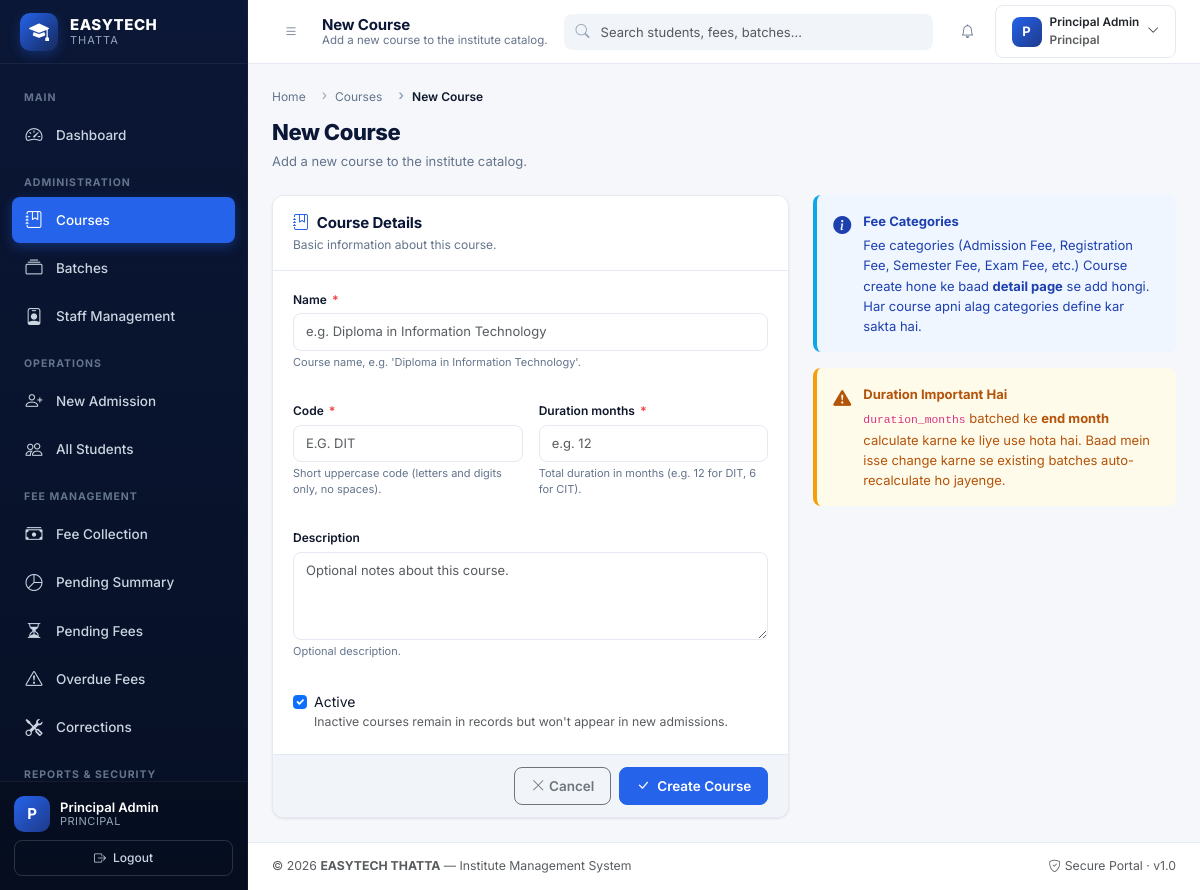
The app's page /courses/new/ (signed in) with its own data.
### accounts/models.py (models this page shows, shortened)
class CustomUser(AbstractBaseUser, PermissionsMixin):
    ROLE_STAFF = 'staff'
    ROLE_PRINCIPAL = 'principal'
    ROLE_STUDENT = 'student'
    ROLE_CHOICES = (
        ('staff', 'Staff'),
        ('principal', 'Principal'),
        ('student', 'Student'),  # <--- YEH NAYA ROLE HAI
    )
    linked_student = models.OneToOneField(
        'students.Student',
        on_delete=models.CASCADE,
        null=True,
        blank=True,
        related_name='user_account',
        help_text="Link to the student profile if this is a student account."
    )
    username = models.CharField(
        max_length=50,
        unique=True,
        db_index=True,
        help_text="Login username (e.g., staff01, principal01).",
    )
    full_name = models.CharField(
        max_length=150,
        blank=True,
        help_text="Display name shown across the dashboard.",
    )
    phone = models.CharField(
        max_length=20,
        blank=True,
        help_text="Contact number (optional).",
    )
    role = models.CharField(
        max_length=20,
        choices=ROLE_CHOICES,
        default=ROLE_STAFF,
        db_index=True,
        help_text="Determines portal access: Staff or Principal.",
    )
    is_staff = models.BooleanField(
        default=False,
        help_text="Grants access to Django admin site.",
    )
    is_active = models.BooleanField(
        default=True,
        help_text="Inactive users cannot log in.",
    )
    date_joined = models.DateTimeField(default=timezone.now, editable=False)
    last_login = models.DateTimeField(blank=True, null=True, editable=False)
    objects = CustomUserManager()
    USERNAME_FIELD = 'username'
    REQUIRED_FIELDS = []  # createsuperuser will only prompt for username + password
    class Meta:
        ordering = ['-date_joined']
        verbose_name = 'User'
        verbose_name_plural = 'Users'
        indexes = [
            models.Index(fields=['role', 'is_active']),
        ]
    @property
    def is_principal(self) -> bool:
        return self.role == self.ROLE_PRINCIPAL
    def get_short_name(self) -> str:
        return self.full_name.split(' ')[0] if self.full_name else self.username
    def get_full_name(self) -> str:
        return self.full_name.strip() or self.username

### courses/views.py (the view)
# urls.py: path('new/', views.course_create, name='create'),
@principal_required
@require_http_methods(["GET", "POST"])
def course_create(request):
    form = CourseForm(request.POST or None)
    if request.method == 'POST' and form.is_valid():
        course = form.save()
        messages.success(request, f"Course '{course.name}' successfully created.")
        return redirect('courses:detail', pk=course.pk)
    context = {
        'page_title': 'New Course',
        'page_subtitle': 'Add a new course to the institute catalog.',
        'active_menu': 'courses',
        'form': form,
        'form_action': reverse('courses:create'),
        'cancel_url': reverse('courses:list'),
        'crumbs': [
            {'label': 'Home', 'url': reverse('accounts:redirect_after_login')},
            {'label': 'Courses', 'url': reverse('courses:list')},
            {'label': 'New Course'},
        ],
    }
    return render(request, 'courses/form.html', context)

### templates/courses/form.html (shortened to what this page needs)
{% extends 'base/base.html' %}
{% block content %}
{% include 'base/partials/page-header.html' with title=page_title description=page_subtitle %}
<div class="row">
    <div class="col-lg-8 col-xl-7">
        <form method="post" action="{{ form_action }}" novalidate autocomplete="off">
            <div class="app-card">
                <div class="app-card-header">
                    <div class="app-card-header-left">
                        <h3 class="app-card-title">
                            <i class="bi bi-journal-bookmark"></i>
                            <span>Course Details</span>
                        </h3>
                        <p class="app-card-subtitle">
                            Basic information about this course.
                        </p>
                    </div>
                </div>
                <div class="app-card-body">
                    <div class="row g-3">
                        <div class="col-12">
                            {% include 'components/_form_field.html' with field=form.name only %}
                        </div>
                        <div class="col-md-6">
                            {% include 'components/_form_field.html' with field=form.code only %}
                        </div>
                        <div class="col-md-6">
                            {% include 'components/_form_field.html' with field=form.duration_months only %}
                        </div>
                        <div class="col-12">
                            {% include 'components/_form_field.html' with field=form.description only %}
                        </div>
                        <div class="col-12">
                            <div class="form-check">
                                {{ form.is_active }}
                                <label class="form-check-label" for="{{ form.is_active.id_for_label }}">
                                    Active
                                    <small class="text-muted d-block">
                                        Inactive courses remain in records but won't appear in new admissions.
                                    </small>
                                </label>
                            </div>
                        </div>
                    </div>
                </div>
                <div class="app-card-footer d-flex justify-content-end gap-2">
                    <a href="{{ cancel_url }}" class="btn btn-outline-secondary">
                        <i class="bi bi-x-lg me-1"></i>Cancel
                    </a>
                    <button type="submit" class="btn btn-primary">
                        <i class="bi bi-check-lg me-1"></i>
                        {% if course %}Save Changes{% else %}Create Course{% endif %}
                    </button>
                </div>
            </div>
        </form>
    </div>
    <div class="col-lg-4 col-xl-5">
        <div class="callout callout-info">
            <div class="callout-icon">
                <i class="bi bi-info-circle-fill"></i>
            </div>
            <div class="callout-body">
                <span class="callout-title">Fee Categories</span>
                Fee categories (Admission Fee, Registration Fee, Semester Fee, Exam Fee, etc.)
                Course create hone ke baad <strong>detail page</strong> se add hongi.
                Har course apni alag categories define kar sakta hai.
            </div>
        </div>
        <div class="callout callout-warning">
            <div class="callout-icon">
                <i class="bi bi-exclamation-triangle-fill"></i>
            </div>
            <div class="callout-body">
                <span class="callout-title">Duration Important Hai</span>
                <code>duration_months</code> batched ke <strong>end month</strong> calculate karne ke liye use hota hai.
                Baad mein isse change karne se existing batches auto-recalculate ho jayenge.
            </div>
        </div>
    </div>
</div>
{% endblock %}

### templates/base/partials/sidebar.html (shortened to what this page needs)
{% load static %}
<aside class="app-sidebar" id="appSidebar" aria-label="Sidebar navigation">
    <div class="sidebar-brand">
        <div class="sidebar-brand-icon">
            <i class="bi bi-mortarboard-fill"></i>
        </div>
        <div class="sidebar-brand-text">
            <span class="brand-name">EASYTECH</span>
            <span class="brand-sub">Thatta</span>
        </div>
    </div>
    <nav class="sidebar-nav">
        <div class="nav-section">Main</div>
                {% if request.user.role == 'student' %}
            <div class="nav-section">My Portal</div>
            <a href="{% url 'dashboard:student' %}"
               class="nav-link {% if active_menu == 'dashboard' %}active{% endif %}">
                <i class="bi bi-speedometer2"></i>
                <span>My Dashboard</span>
            </a>
            <a href="{% url 'dashboard:student_profile' %}"
               class="nav-link {% if active_menu == 'profile' %}active{% endif %}">
                <i class="bi bi-person-vcard"></i>
                <span>My Profile</span>
            </a>
            <a href="{% url 'dashboard:student_ledger' %}"
               class="nav-link {% if active_menu == 'ledger' %}active{% endif %}">
                <i class="bi bi-receipt"></i>
                <span>My Fee Ledger</span>
            </a>
            <a href="{% url 'dashboard:student_print' %}" target="_blank"
               class="nav-link">
                <i class="bi bi-printer"></i>
                <span>Print Admission Form</span>
            </a>
        {% elif request.user.is_principal %}
            <a href="{% url 'dashboard:principal' %}"
               class="nav-link {% if active_menu == 'dashboard' %}active{% endif %}">
                <i class="bi bi-speedometer2"></i>
                <span>Dashboard</span>
            </a>
            <div class="nav-section">Administration</div>
            <a href="{% url 'courses:list' %}"
               class="nav-link {% if active_menu == 'courses' %}active{% endif %}">
                <i class="bi bi-journal-bookmark"></i>
                <span>Courses</span>
            </a>
            <a href="{% url 'batches:list' %}"
               class="nav-link {% if active_menu == 'batches' %}active{% endif %}">
                <i class="bi bi-collection"></i>
                <span>Batches</span>
            </a>
            <a href="{% url 'staff:list' %}"
               class="nav-link {% if active_menu == 'staff' %}active{% endif %}">
                <i class="bi bi-person-badge"></i>
                <span>Staff Management</span>
            </a>
            <div class="nav-section">Operations</div>
            <a href="{% url 'students:create' %}"
               class="nav-link {% if active_menu == 'new_admission' %}active{% endif %}">
                <i class="bi bi-person-plus"></i>
                <span>New Admission</span>
            </a>
            <a href="{% url 'students:list' %}"
               class="nav-link {% if active_menu == 'students' %}active{% endif %}">
                <i class="bi bi-people"></i>
                <span>All Students</span>
            </a>
            <div class="nav-section">Fee Management</div>
            <a href="{% url 'fees:collection_dashboard' %}"
               class="nav-link {% if active_menu == 'fee_collection' %}active{% endif %}">
                <i class="bi bi-cash-stack"></i>
                <span>Fee Collection</span>
            </a>
            <a href="{% url 'fees:pending_summary' %}"
               class="nav-link {% if active_menu == 'pending_summary' %}active{% endif %}">
                <i class="bi bi-pie-chart"></i>
                <span>Pending Summary</span>
            </a>
            <a href="{% url 'fees:pending_fees' %}"
               class="nav-link {% if active_menu == 'pending_fees' %}active{% endif %}">
                <i class="bi bi-hourglass-split"></i>
                <span>Pending Fees</span>
            </a>
            <a href="{% url 'fees:overdue_fees' %}"
               class="nav-link {% if active_menu == 'overdue_fees' %}active{% endif %}">
                <i class="bi bi-exclamation-triangle"></i>
                <span>Overdue Fees</span>
            </a>
            <a href="{% url 'fees:corrections_list' %}"
               class="nav-link {% if active_menu == 'corrections' %}active{% endif %}">
                <i class="bi bi-tools"></i>
                <span>Corrections</span>
            </a>
            <div class="nav-section">Reports & Security</div>
        {% endif %}
    </nav>
    <div class="sidebar-footer">
        <div class="sidebar-user">
            <div class="user-avatar">
                {{ request.user.get_short_name|slice:":1"|upper }}
            </div>
            <div class="user-info">
                <span class="user-name">{{ request.user.get_full_name }}</span>
                <span class="user-role">{{ request.user.get_role_display }}</span>
            </div>
        </div>
        <form method="post" action="{% url 'accounts:logout' %}" class="mt-2">
            <button type="submit" class="btn btn-sm btn-outline-light w-100">
                <i class="bi bi-box-arrow-right me-1"></i> Logout
            </button>
        </form>
    </div>
</aside>

### templates/base/partials/navbar.html (shortened to what this page needs)
<header class="app-navbar" role="banner">
    <div class="navbar-left">
        <button class="btn btn-icon" id="sidebarToggle" type="button" aria-label="Toggle sidebar">
            <i class="bi bi-list"></i>
        </button>
        <div class="navbar-title-wrap">
            <h1 class="navbar-title">{{ page_title|default:"Dashboard" }}</h1>
            {% if page_subtitle %}
                <p class="navbar-subtitle">{{ page_subtitle }}</p>
            {% endif %}
        </div>
    </div>
    {% include 'base/partials/search.html' %}
    <div class="navbar-right">
        {% include 'base/partials/notifications.html' %}
        <div class="dropdown">
            <button class="btn btn-profile d-flex align-items-center gap-2"
                    type="button"
                    data-bs-toggle="dropdown"
                    aria-expanded="false">
                <span class="user-avatar-sm">
                    {{ request.user.get_short_name|slice:":1"|upper }}
                </span>
                <span class="d-none d-md-inline text-start">
                    <span class="d-block small fw-semibold">{{ request.user.get_full_name }}</span>
                    <span class="d-block small text-muted">{{ request.user.get_role_display }}</span>
                </span>
                <i class="bi bi-chevron-down small"></i>
            </button>
        </div>
    </div>
</header>

### records on screen
CustomUser: user.get_short_name "P", user.get_full_name "Principal Admin", user.role "PRINCIPAL", user.role "Principal"

### other values on screen
{{ page_title|default:"Dashboard" }} "New Course"
{{ page_subtitle }} "Add a new course to the institute catalog."
{{ crumb.label }} "Home" "Courses"
{{ crumb.label }} "New Course"
{{ title|default:"Untitled Page" }} "New Course"
{{ description }} "Add a new course to the institute catalog."
{{ label|default:field.label }} "Name Code Duration months Description"
{{ help_text|default:field.help_text|safe }} "Course name, e.g. 'Diploma in Information Technology'. Short uppercase code (letters and digits only, no spaces). Total duration in months (e.g. 12 for DIT, 6 for CIT). Optional description."
